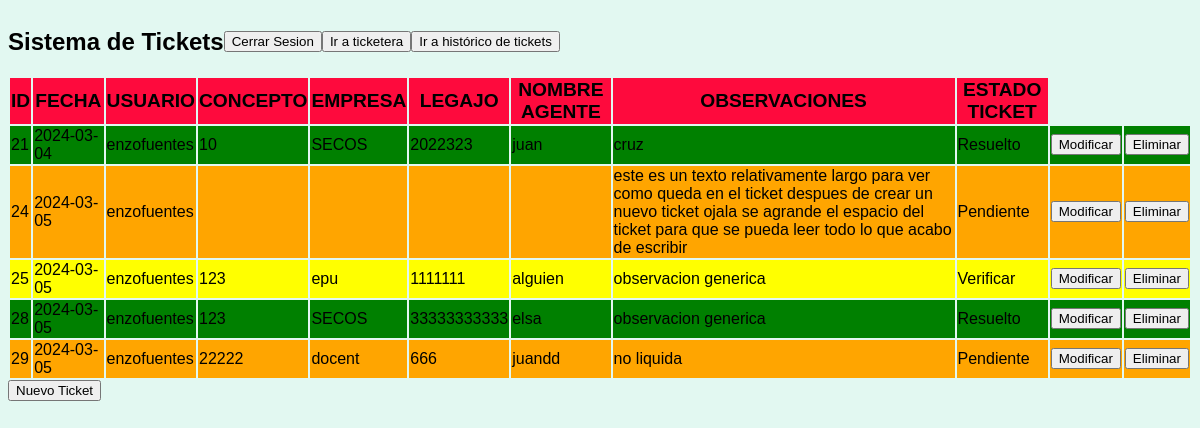
Page /api/tickets/ on the earlier database version.
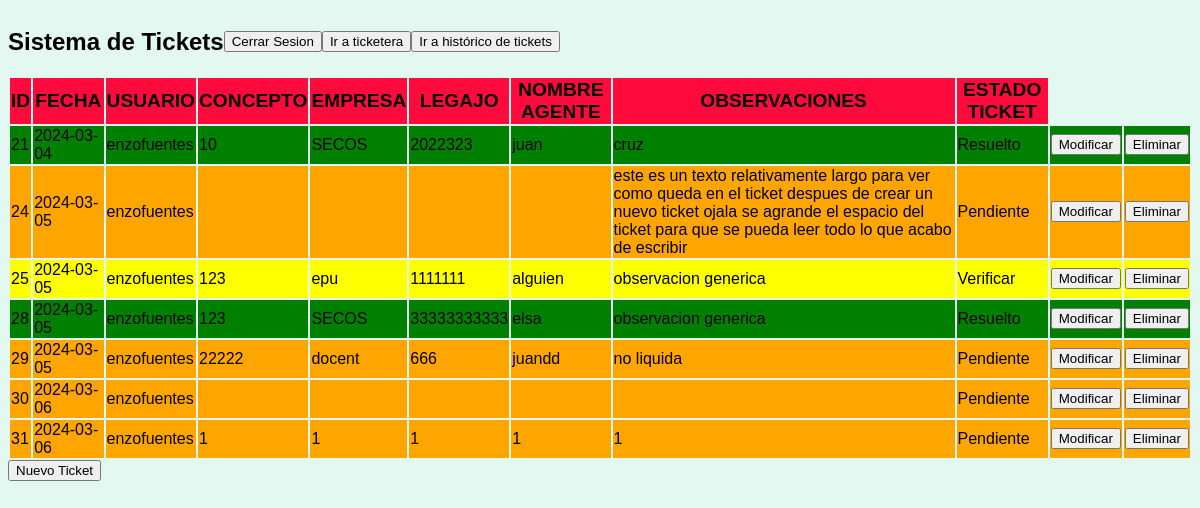
Same page on the later database version.
### tickets/models.py (models this page shows)
class Registro(models.Model):
    id_registro = models.AutoField(primary_key=True)
    fecha_liquidaciones = models.TextField(default = datetime.date.today) #deberia ser fecha
    operador_liquidaciones = models.CharField(max_length=100, default= username)
    concepto = models.CharField(max_length=100) #deberia ser un entero
    empresa = models.CharField(max_length=100)
    legajo = models.CharField(max_length=50) #deberia ser un entero
    nombre = models.CharField(max_length=100)
    observaciones = models.TextField(default = ' ')
    estado_liquidaciones = models.CharField(max_length=50, default = ' ')
    operador_sistemas = models.CharField(max_length=100, default = ' ')
    estado_sistemas = models.CharField(max_length=50, default = ' ')
    devoluciones = models.TextField(default = ' ')
    fecha_sistemas = models.TextField(default = ' ')

### tickets/views.py (the view)
# urls.py: path('tickets/', index, name="index"),
def index(request):
    regitros = Registro.objects.order_by("id_registro")
    template = loader.get_template("tickets/index.html") #codigo frontend
    context = {"regitros": regitros} #el contexto son los objetos de python que voy a mostrar
    return render(request, "tickets/index.html", context)

### tickets/templates/tickets/index.html (shortened to what this page needs)
{% load static %}
<!DOCTYPE html>
<html lang="en">
<head>
    <link rel="stylesheet" type="text/css" href="{% static 'style sheet/style.css' %}">
</head>
<body>
    <div id="nav_var">
        <div id="titulo_principal"><h2>Sistema de Tickets</h2></div>
        <div><button>Cerrar Sesion</button></div>
        <div><button> Ir a ticketera </button></div>
        <div><button> Ir a histórico de tickets </button></div>
    </div>
    {% if regitros %}
    <table id="tickets">
        <div>
            <thead id="cabecera_de_tabla_tickets">
            <tr>
                <th>ID</th>
                <th>FECHA</th>
                <th>USUARIO</th>
                <th>CONCEPTO</th>
                <th>EMPRESA</th>
                <th>LEGAJO</th>
                <th>NOMBRE AGENTE</th>
                <th>OBSERVACIONES</th>
                <th>ESTADO TICKET</th>
            </tr>
        </thead>
        </div>
        <tbody>
            {% for ticket in regitros %}
                <div >
                    <tr class="ticket_row">
                        <td>{{ ticket.id_registro }}</td>
                        <td>{{ ticket.fecha_liquidaciones }}</td>
                        <td>{{ ticket.operador_liquidaciones }}</td>
                        <td>{{ ticket.concepto }}</td>
                        <td>{{ ticket.empresa }}</td>
                        <td>{{ ticket.legajo }}</td>
                        <td>{{ ticket.nombre }}</td>
                        <td>{{ ticket.observaciones }}</td>
                        <td>{{ ticket.estado_liquidaciones }}</td>
                        <td class="row_modificar_btn"><button>Modificar</button></td>
                        <td class="row_eliminar_btn"><button>Eliminar</button></td>
                    </tr>
                </div>
            {% endfor %}
        </tbody>
    </table>
{% else %}
    <p>NO HAY TICKETS PARA MOSTRAR.</p>
{% endif %}
<button id="nuevo_ticket_btn">Nuevo Ticket</button>
</body>
</html>

### static/style sheet/style.css (style rules this page uses)
body { background-color: rgb(226, 248, 241); font-family: 'Franklin Gothic Medium', 'Arial Narrow', Arial, sans-serif; }
#titulo_principal { font-family: 'Arial Narrow', Arial, sans-serif; }
#cabecera_de_tabla_tickets { font-size: larger; background-color: rgba(255, 0, 55, 0.959); }
#nav_var { display: flex; flex-direction: row; align-items: center; }

Differences in the rows shown:
added Registro: id_registro "30", fecha_liquidaciones "2024-03-06", operador_liquidaciones "enzofuentes", estado_liquidaciones "Pendiente"
added Registro: id_registro "31", fecha_liquidaciones "2024-03-06", operador_liquidaciones "enzofuentes", concepto "1", empresa "1", legajo "1", nombre "1", observaciones "1", estado_liquidaciones "Pendiente"
